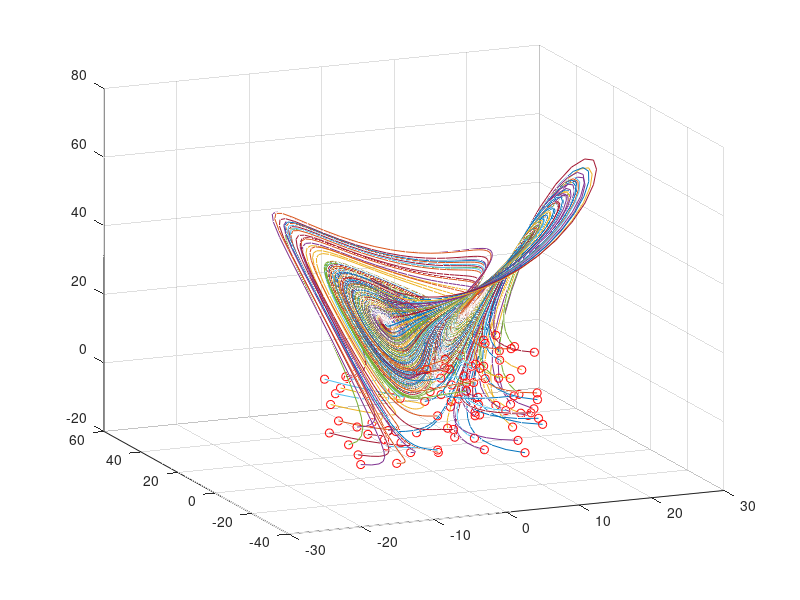

This chart was generated by the following MATLAB code: (Note: this script raises an error after producing the figure.)
clear
clc
dt = 0.01;
T = 8;
t = 0:dt:T;
b = 8/3;
sig = 10;
r = 28;

Lorenz = @(t,x)([sig * (x(2) - x(1)); ...
                  r * x(1)-x(1) * x(3) - x(2) ; ...
                   x(1)*x(2) - b*x(3)]);

ode_options = odeset('RelTol', 1e-10, 'AbsTol',1e-11);

input = [];
output = [];

for j = 1:100
    x0 = 30*(rand(3,1) - 0.5);
    [t, y] = ode45(Lorenz, t, x0);
    input = [input; y(1:end-1,:)];
    output = [output; y(2:end,:)];
    plot3(y(:,1), y(:,2), y(:,3)),hold on
    plot3(x0(1), x0(2), x0(3), 'ro')
end
grid on, view(-23, 18)

disp(1)

%%
net = feedforwardnet([10,10,10]);
net.layers{1}.transferFcn = 'logsig';
net.layers{2}.transferFcn = 'radbas';
net.layers{3}.transferFcn = 'purelin';
net = train(net, input.',output.');

%%